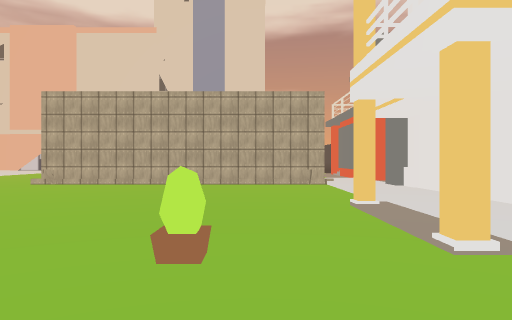
view 1 (above)

18 first-person views from a walk through a scene from a Unity 3-D project. The camera is 1.4 m above the floor, looks level and sees 70° across. The floor is counted in squares, 2 m on a side. Each view is taken from the middle of a square. On the plan, view 1 faces up. The plan holds only what a view shows up to about 11 squares ahead; the rest is blank. The place goes on beyond the plan. The player character is not drawn. Door leaves are left out, so doorways stand open. Some surface patterns are stand-ins.

view 2
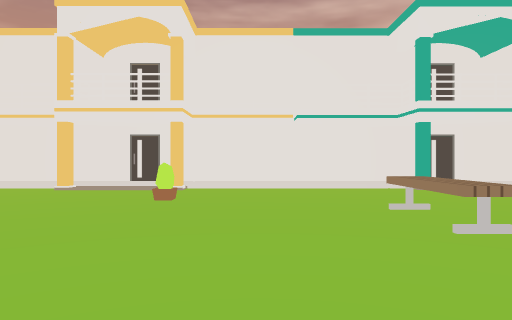

view 3
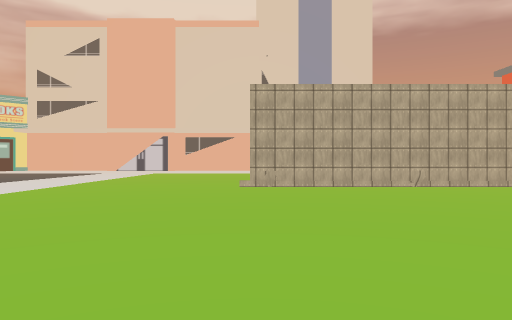

view 4
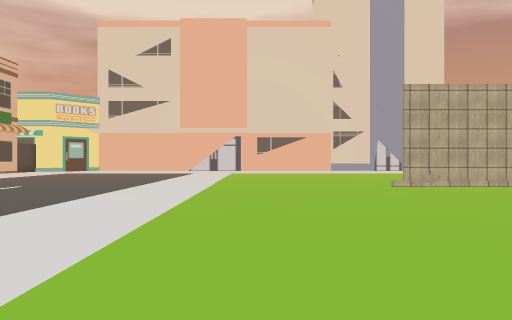

view 5
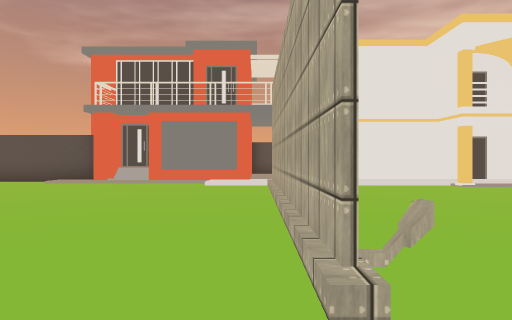

view 6
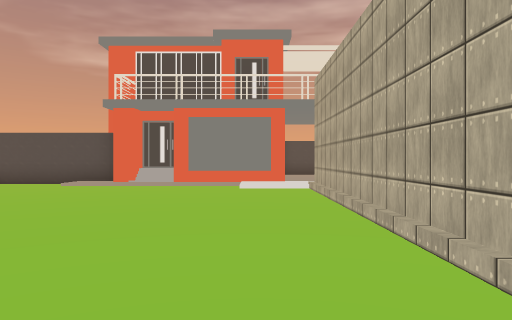

view 7
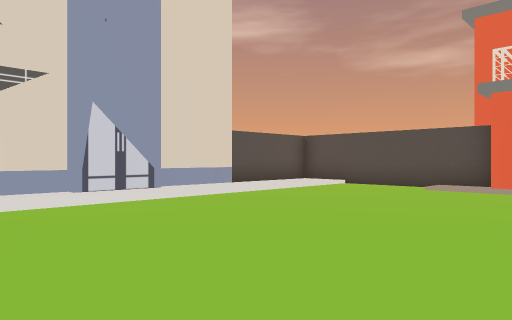

view 8
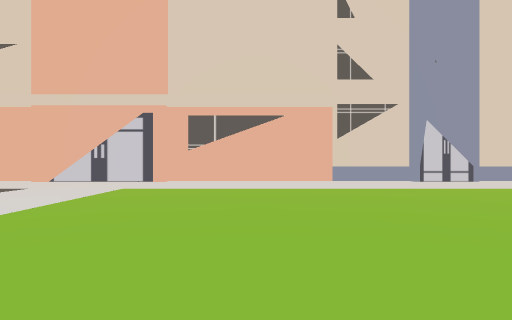

view 9
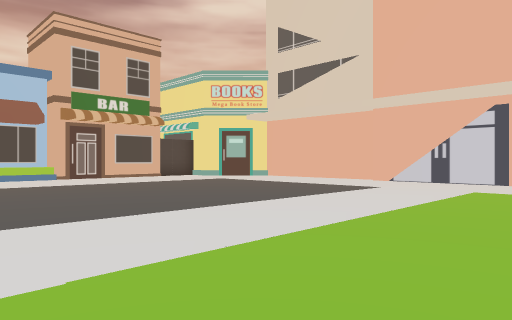

view 10
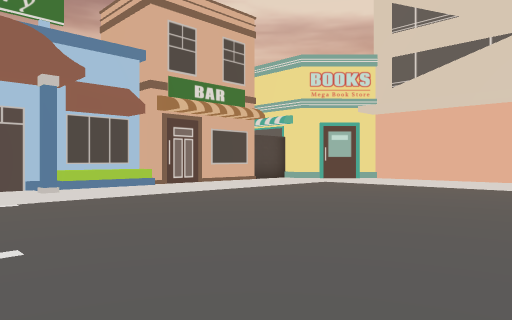

view 11
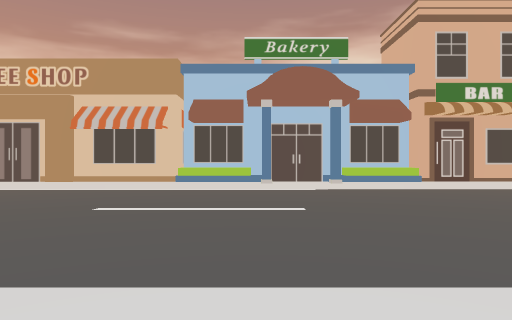

view 12
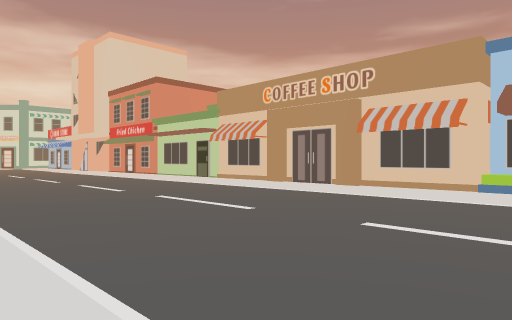

view 13
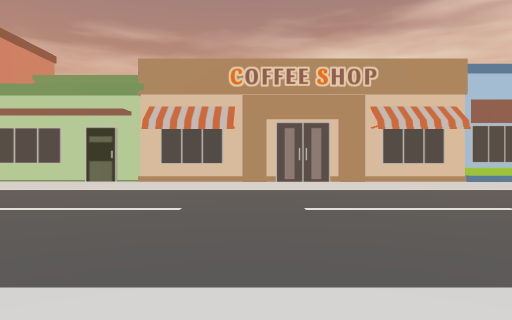

view 14
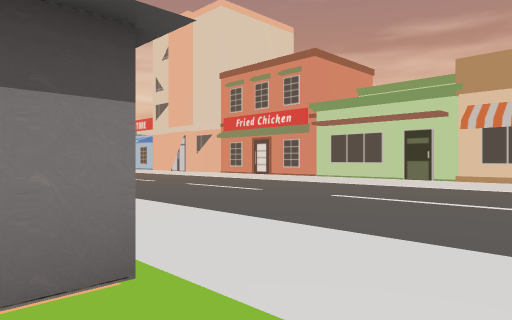

view 15
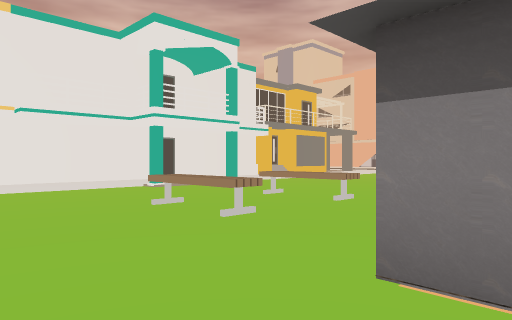

view 16
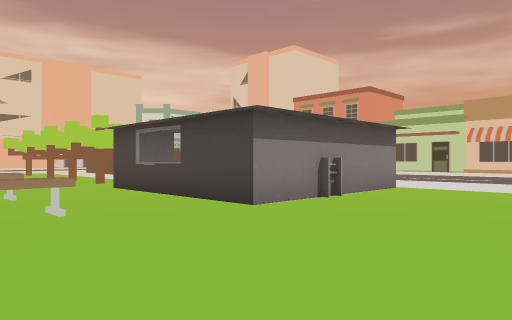

view 17
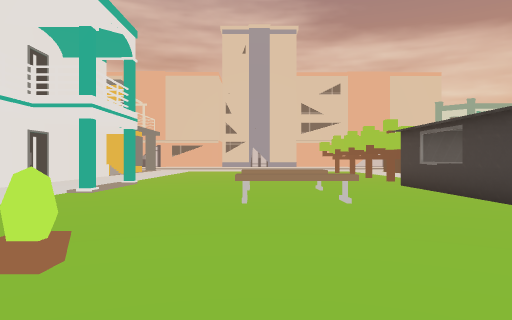

view 18
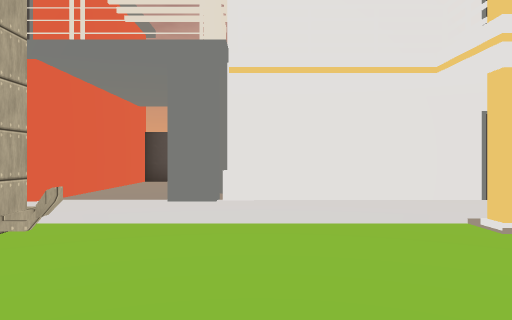

### Floor plan
Key: @ floor where view 1 was taken; # wall or solid block; . main floor; : floor 0.25 m higher than the main floor; / step, stairs or slope; D open door; = window, fence, low wall or low ledge; O other object.
Columns run from 22 left of view 1 to 9 right of it. Each row starts with its distance up from view 1.
 22      OOO    OOOOOOO  OOO#
 21     ::::OOOO:::::::OO:::::
 20    ///////:///////////////#
 19   /....../:/..............#
 18  :/....../:/..............#
 17 #:/....../:/............./#
 16 #:/....../:/............./#
 15 #:/....../:/............./#
 14 O//....../:/............./#
 13 O//......///............./#
 12 O/O....../:/............/:######
 11 O::.......:/............/::::::#
 10 O//.......:/....########/:::::
  9 O//.......:/............/:##
  8 O//.......:/............/:#
  7  #:.......:/............/:#
  6  #:.......:/............/:#
  5  #:.......:/............#:#
  4  #:.......:/.............:#
  3  #:.......:/.........O..#:#
  2  #:.......:/............/:#
  1  #:.......:/............/:#
  0 ##:.......:   O##.....@./:#
 -1 #::.......:     #..OO.../:#
 -2 O::.......:     #......./:#
 -3 O::.......:     =.......#:#
 -4 O::.......      #..OO....:#
 -5 O: .......    D##........:#
 -6     .....       O........:#

Positions as (right, up) in squares from view 1, and headings:
1: (0, 0), facing up
2: (-7, 1), facing right
3: (-6, 1), facing up
4: (-10, 1), facing up
5: (-8, 11), facing right
6: (-7, 12), facing right
7: (-6, 14), facing up-right
8: (-8, 11), facing up
9: (-9, 11), facing up-left
10: (-13, 10), facing up-left
11: (-11, 10), facing left
12: (-12, 10), facing down-left
13: (-11, 2), facing left
14: (-10, 2), facing down-left
15: (-7, 2), facing down-right
16: (-2, 4), facing down-left
17: (-2, 5), facing down
18: (-2, 8), facing right
